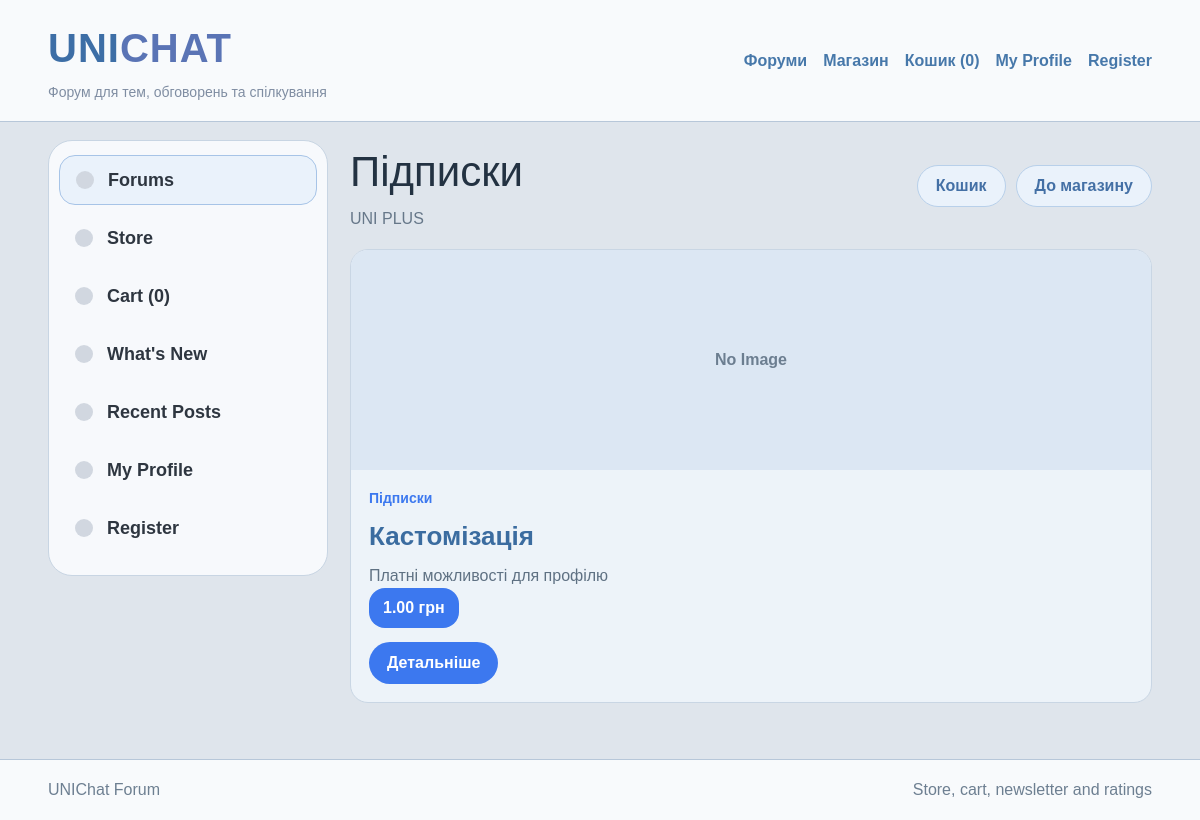
Screenshot of /store/category/1/ with the database file from the repository.
### lab2/myapp/models.py (models this page shows, shortened)
class ProductCategory(models.Model):
    name = models.CharField(max_length=100, verbose_name="Назва")
    description = models.TextField(blank=True, default="", verbose_name="Опис")
    created_at = models.DateTimeField(auto_now_add=True, verbose_name="Створено")
    updated_at = models.DateTimeField(auto_now=True, verbose_name="Оновлено")
    class Meta:
        verbose_name = "Категорія товарів"
        verbose_name_plural = "Категорії товарів"

class Product(models.Model):
    category = models.ForeignKey(
        ProductCategory,
        on_delete=models.CASCADE,
        related_name="products",
        verbose_name="Категорія"
    )
    name = models.CharField(max_length=150, verbose_name="Назва")
    short_description = models.CharField(max_length=255, verbose_name="Короткий опис")
    description = models.TextField(verbose_name="Опис")
    image_url = models.URLField(blank=True, default="", verbose_name="Посилання на фото")
    price = models.DecimalField(max_digits=8, decimal_places=2, default=0, verbose_name="Ціна")
    unlocks_plus = models.BooleanField(default=False, verbose_name="Відкриває UNIChat Plus")
    created_at = models.DateTimeField(auto_now_add=True, verbose_name="Створено")
    updated_at = models.DateTimeField(auto_now=True, verbose_name="Оновлено")
    class Meta:
        verbose_name = "Товар"
        verbose_name_plural = "Товари"

### lab2/myapp/views.py (the view)
# urls.py: path("store/category/<int:category_id>/", views.product_category_detail, name="product_category_detail"),
def product_category_detail(request, category_id):
    context = get_base_context(request)
    product_category = get_object_or_404(ProductCategory, id=category_id)
    products = Product.objects.filter(category=product_category).order_by("name")
    context.update({
        "title": product_category.name,
        "selected_category_id": None,
        "product_category": product_category,
        "products": products,
    })
    return render(request, "myapp/product_category.html", context)

### lab2/myapp/views.py (called while the page is built)
def get_base_context(request):
    categories = Category.objects.annotate(posts_total=Count("posts", distinct=True)).order_by("name")
    cart_count = 0
    if request.user.is_authenticated:
        cart_count = CartItem.objects.filter(user=request.user).aggregate(total=Sum("quantity"))["total"] or 0
    return {
        "categories": categories,
        "cart_count": cart_count,
    }

### lab2/myapp/templates/myapp/product_category.html (shortened to what this page needs)
{% extends 'myapp/base.html' %}
{% block content %}
<div class="forum-page-header">
    <div>
        <h1>{{ product_category.name }}</h1>
        <p class="page-description">
            {% if product_category.description %}
                {{ product_category.description }}
            {% else %}
                Товари цієї категорії.
            {% endif %}
        </p>
    </div>
    <div class="header-actions">
        <a href="{% url 'cart_view' %}" class="back-btn">Кошик</a>
        <a href="{% url 'store_home' %}" class="back-btn">До магазину</a>
    </div>
</div>
<section class="store-grid">
    {% for product in products %}
        <article class="product-card">
            <div class="product-image-wrap">
                {% if product.image_url %}
                    <img src="{{ product.image_url }}" alt="{{ product.name }}" class="product-image">
                {% else %}
                    <div class="product-no-image">No Image</div>
                {% endif %}
            </div>
            <div class="product-body">
                <div class="topic-meta-top">
                    <span class="topic-category">{{ product.category.name }}</span>
                </div>
                <h3>{{ product.name }}</h3>
                <p>{{ product.short_description }}</p>
                <div class="price-badge">{{ product.price }} грн</div>
                <div class="product-actions">
                    <a href="{% url 'product_detail' product.id %}" class="open-topic-btn">Детальніше</a>
                </div>
            </div>
        </article>
    {% empty %}
        <div class="empty-box">У цій категорії поки немає товарів.</div>
    {% endfor %}
</section>
{% endblock %}

### lab2/myapp/static/myapp/css/style.css (style rules this page uses)
* { margin: 0; padding: 0; box-sizing: border-box; }
body { font-family: Arial, sans-serif; background: #dfe5ec; color: #2d3a4b; line-height: 1.5; }
a { text-decoration: none; color: inherit; }
.forum-page-header { display: flex; justify-content: space-between; align-items: center; gap: 16px; margin-bottom: 18px; flex-wrap: wrap; }
.forum-page-header h1 { font-size: 42px; font-weight: 500; color: #233242; }
.page-description { color: #667789; margin-top: 4px; }
.header-actions { display: flex; gap: 10px; flex-wrap: wrap; }
.add-topic-btn, .back-btn, .small-topic-btn, .open-topic-btn, .primary-button, .secondary-button { display: inline-flex; align-items: center; justify-content: center; min-height: 42px; padding: 0 18px; border-radius: 22px; border: none; cursor: pointer; font-weight: 600; transition: 0.2s; }
.add-topic-btn, .small-topic-btn, .open-topic-btn, .primary-button { background: #3c78ef; color: white; }
.back-btn, .secondary-button { background: #eaf2fb; color: #4470a5; border: 1px solid #b8d0ea; }
.forum-list, .topic-list, .store-grid, .profile-preview-grid { display: grid; gap: 14px; }
.forum-row, .topic-card, .post-detail-box, .reply-box, .comment-item, .empty-box, .product-card, .preview-card, .product-detail-media, .product-detail-info, .comment-box, .rating-summary-box { background: #edf3f9; border: 1px solid #c9d6e4; border-radius: 18px; }
.topic-meta-top, .thread-meta { display: flex; gap: 12px; flex-wrap: wrap; color: #6f7f91; font-size: 14px; margin-bottom: 8px; }
.topic-category, .badge { color: #3c78ef; font-weight: 700; }
.topic-body h3, .product-body h3 { font-size: 26px; color: #3b6ca0; margin-bottom: 8px; }
.topic-body p, .product-body p, .post-detail-text p { color: #5f7183; }
.store-grid { grid-template-columns: repeat(auto-fit, minmax(280px, 1fr)); }
.product-card { overflow: hidden; }
.product-image-wrap { height: 220px; background: #dce7f3; }
.product-no-image { width: 100%; height: 100%; display: flex; align-items: center; justify-content: center; color: #6c7e90; font-weight: 700; }
.product-body { padding: 18px; }
.price-badge { display: inline-block; padding: 8px 14px; border-radius: 16px; background: #3c78ef; color: white; font-weight: 700; margin-bottom: 14px; }
.product-actions { display: flex; gap: 10px; flex-wrap: wrap; }

### rows the page displays
ProductCategory: name "Підписки", description "UNI PLUS"
Product: image_url "No Image", category.name "Підписки", name "Кастомізація", short_description "Платні можливості для профілю", price "1.00"

### other values shown
{{ cart_count }} "0"
